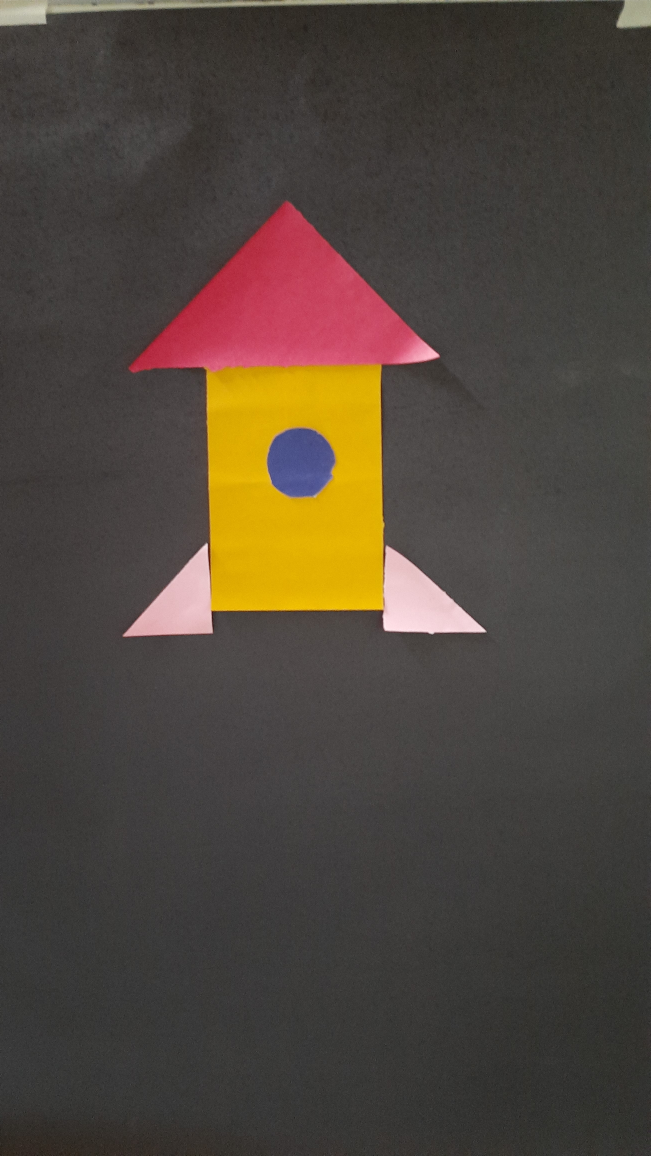
#> input picture molde-foguete.jpg, 2604 x 4624 px (shown at 1/4 size)
$ python teste-opencv.py
#> lines starting #> are read from the running program, lines starting #| are printed output that depends on the picture; after the words box and inside, x2 and y2 are one past the last pixel; in counts of white or black regions, pixels touching at a corner belong together
from pickle import TRUE
import cv2
import numpy as np

def empty(a):
    pass

def controleHSV():
    cv2.namedWindow('HSV')
    cv2.resizeWindow('HSV', 640, 240)
    cv2.createTrackbar("HUE min", "HSV", 0, 179, empty)
    cv2.createTrackbar("HUE max", "HSV", 179, 179, empty)
    cv2.createTrackbar("SAT min", "HSV", 0, 255, empty)
    cv2.createTrackbar("SAT max", "HSV", 255, 255, empty)
    cv2.createTrackbar("VALUE min", "HSV", 0, 255, empty)
    cv2.createTrackbar("VALUE max", "HSV", 255, 255, empty)

imagem = cv2.imread('molde-foguete.jpg', cv2.IMREAD_COLOR)
#> imagem is the input picture: shape (4624, 2604, 3); mean B, G, R 59.9, 69.3, 79.2
#cv2.namedWindow('Teste_1')
print("Dimensoes da imagem: ",imagem.shape)
#| Dimensoes da imagem:  (4624, 2604, 3)
#Redimensionando a janela
largura = int(imagem.shape[1] * 15 / 100)
#> largura = 390
altura = int(imagem.shape[0] * 15 / 100)
#> altura = 693
dim = (largura, altura)
#> dim = (390, 693)
img = cv2.resize(imagem, dim, interpolation=cv2.INTER_AREA)
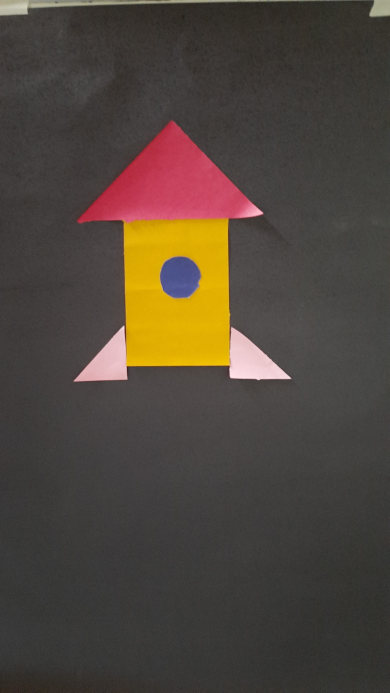
#> img: shape (693, 390, 3); mean B, G, R 59.9, 69.3, 79.2
print("Dimensoes da imagem: ",img.shape)
#| Dimensoes da imagem:  (693, 390, 3)

controleHSV()
#> slider 'HUE min' is set to 35
#> slider 'SAT min' is set to 51
#> slider 'VALUE min' is set to 51

#Imagem em HSV
img2 = cv2.cvtColor(img, cv2.COLOR_BGR2HSV)
#> img2: shape (693, 390, 3); mean H, S, V 34.2, 36.7, 79.5
fator_escala = 255/360
lvermelho = np.array([0 *fator_escala, 100 *fator_escala, 100 *fator_escala])
uvermelho = np.array([0 *fator_escala, 10 *fator_escala, 100 *fator_escala])


while TRUE:
    h_min = cv2.getTrackbarPos("HUE min","HSV")
    h_max = cv2.getTrackbarPos("HUE max","HSV")
    s_min = cv2.getTrackbarPos("SAT min","HSV")
    s_max = cv2.getTrackbarPos("SAT max","HSV")
    v_min = cv2.getTrackbarPos("VALUE min","HSV")
    v_max = cv2.getTrackbarPos("VALUE max","HSV")

    lowerValue = np.array([h_min, s_min, v_min])
    upperValue = np.array([h_max, s_max, v_max])

    mascara = cv2.inRange(img2, lowerValue, upperValue)
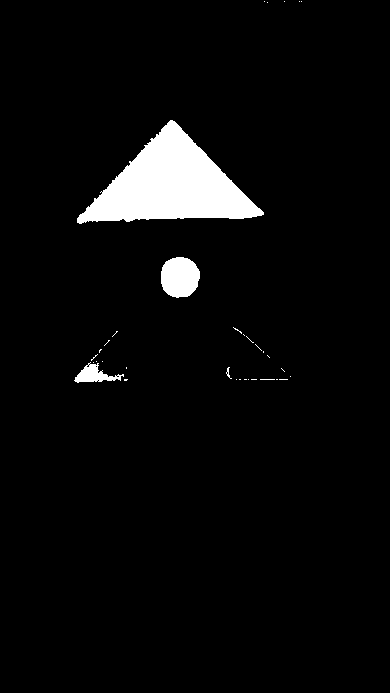
#> mascara: shape (693, 390); 4.3% white; 34 white regions (30 under 20 px), largest, box (x1, y1, x2, y2) and area: (77, 120, 264, 224) 9662, (161, 257, 200, 298) 1278, (74, 362, 124, 383) 472, (226, 367, 232, 379) 24
    final = cv2.bitwise_and(img, img, mask = mascara)
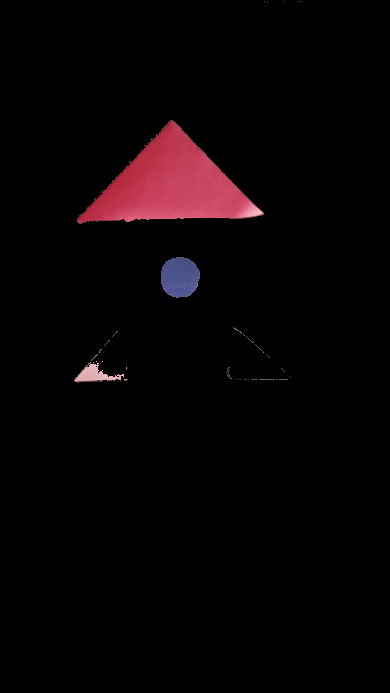
#> final: shape (693, 390, 3); mean B, G, R 4.2, 3.1, 7.7

    hstack = np.hstack([final, img])
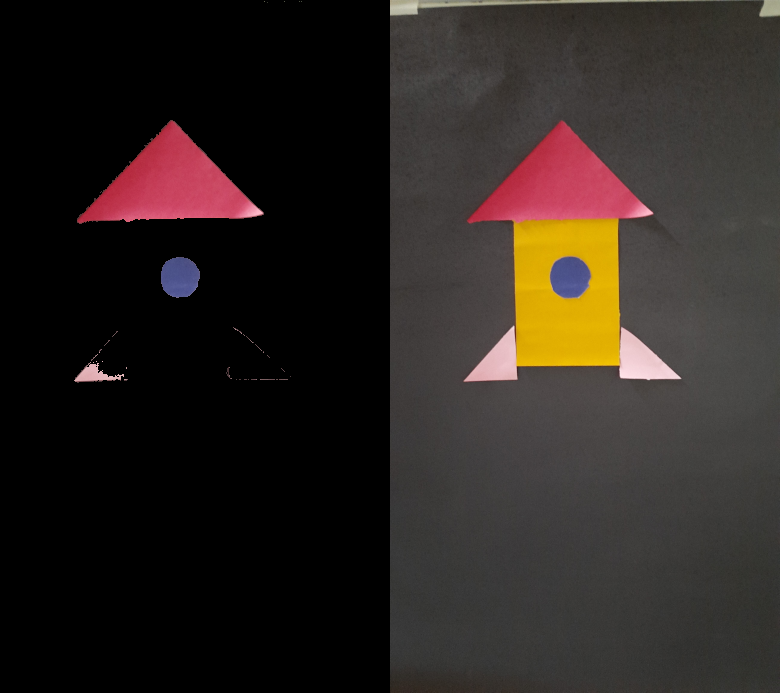
#> hstack: shape (693, 780, 3); mean B, G, R 32, 36.2, 43.5
    #cv2.imshow("imagem",img)
    #cv2.imshow("mascara", mascara)
    #cv2.imshow("resultado", final)
    cv2.imshow("Ambos", hstack)
    #print(h_min)
    if cv2.waitKey(1)==27:
#> (key Esc is pressed here)
        break
# [5 lines of commented-out code are left out]


key = cv2.waitKey(0)
#> (key Esc is pressed here)
if (key == 27):
    cv2.destroyAllWindows()
